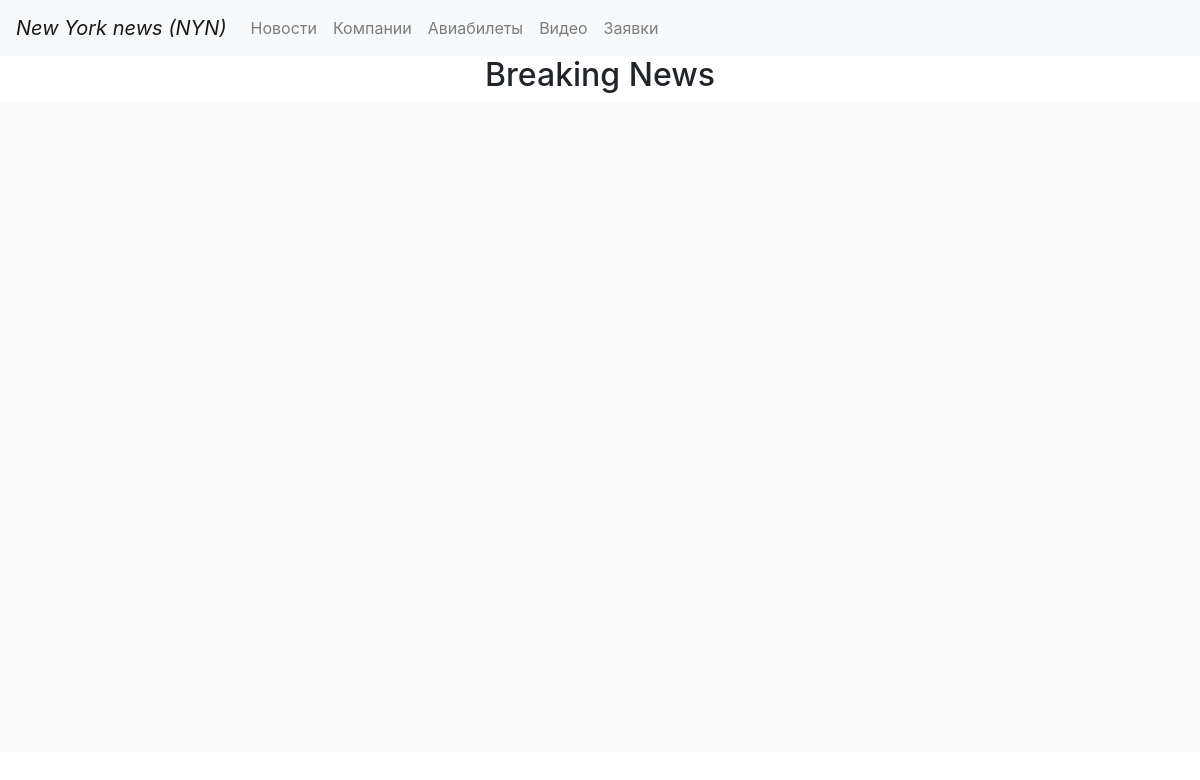
The app's page /news, older data.
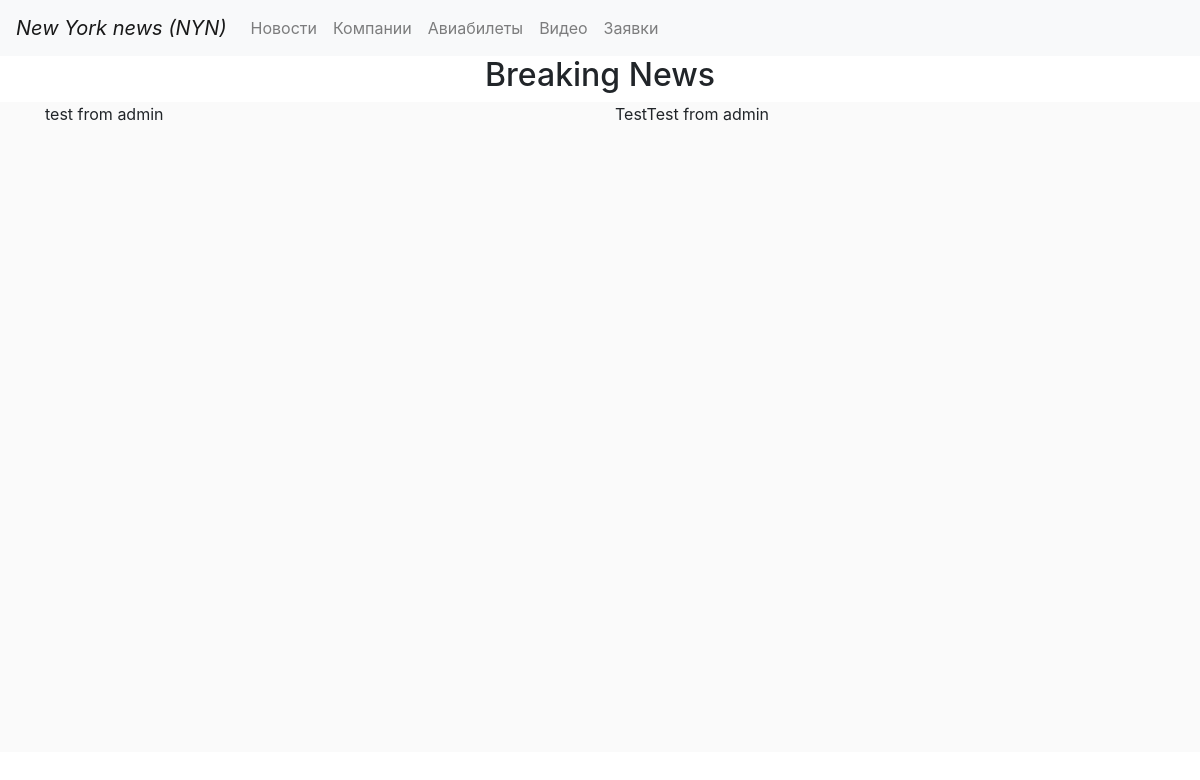
The same page, newer data.
### blog/models.py (models this page shows)
class Post(models.Model):
    author=models.ForeignKey('auth.User', on_delete=models.CASCADE)
    title=models.CharField(max_length=200)
    text=models.TextField()
    created_date=models.DateTimeField(default=timezone.now)
    published_date=models.DateTimeField(blank=True, null=True)

### blog/views.py (the view)
# urls.py: urlpatterns = [path('news', views.post_list, name='post_list'),
def post_list(request):
    posts = Post.objects.all
    print(posts)
    return render(request, 'blog/post_list.html', {'posts': posts})

### blog/templates/blog/post_list.html (shortened to what this page needs)
{% load static %}
<!DOCTYPE html>
<html>
<head>
    <link rel="stylesheet" type="text/css" media="screen" href="{% static 'style.css' %}">
    <link rel="stylesheet" href="https://stackpath.bootstrapcdn.com/bootstrap/4.2.1/css/bootstrap.min.css">
    <link rel="stylesheet" href="https://use.fontawesome.com/releases/v5.7.2/css/all.css">
</head>
    <body>
        <nav class="navbar navbar-expand-lg navbar-light bg-light fixed-top" style="position: sticky">
                <a class="navbar-brand" href="index" style="font-style: italic">New York news (NYN)</a>
            <div class="collapse navbar-collapse" id="navbarNavDropdown">
                <ul class="navbar-nav">
                    <li class="nav-item ">
                        <a class="nav-link" href="">Новости<span class="sr-only">(current)</span></a>
                    </li>
                    <li class="nav-item">
                        <a class="nav-link" href="">Компании</a>
                    </li>
                    <li class="nav-item">
                        <a class="nav-link" href="file:///C:/programming/final%20project/index.html#travel">Авиабилеты</a>
                    </li>
                    <li class="nav-item">
                        <a class="nav-link" href="#">Видео</a>
                    </li>
                    <li class="nav-item">
                        <a class="nav-link" href="send">Заявки</a>
                    </li>
                </ul>
            </div>
        </nav>
        <div class="container">
            <div class="row">
                <div class="col-md-12">
                    <div class="col-md-6 text-center" style="margin: auto">
                        <h2 class="page-title">Breaking News</h2>
                    </div>
                </div>
            </div>
            </div>
        <section class="s1">
            <div class="container">
                {% for post in posts%}
                <div class="row">
                    <div class="col-md-6">{{post.text}}</div>
                    <div class="col-md-4">{{ post.title }}</div>
                {%endfor%}
                </div>
            </div>
        </section>
    </body>
</html>

### blog/static/css/style.css (style rules this page uses)
section { min-height: 650px; background-color: #fafafa; }

Row changes from the older to the newer data that the page shows:
added Post: text "test from admin", title "TestTest from admin"
